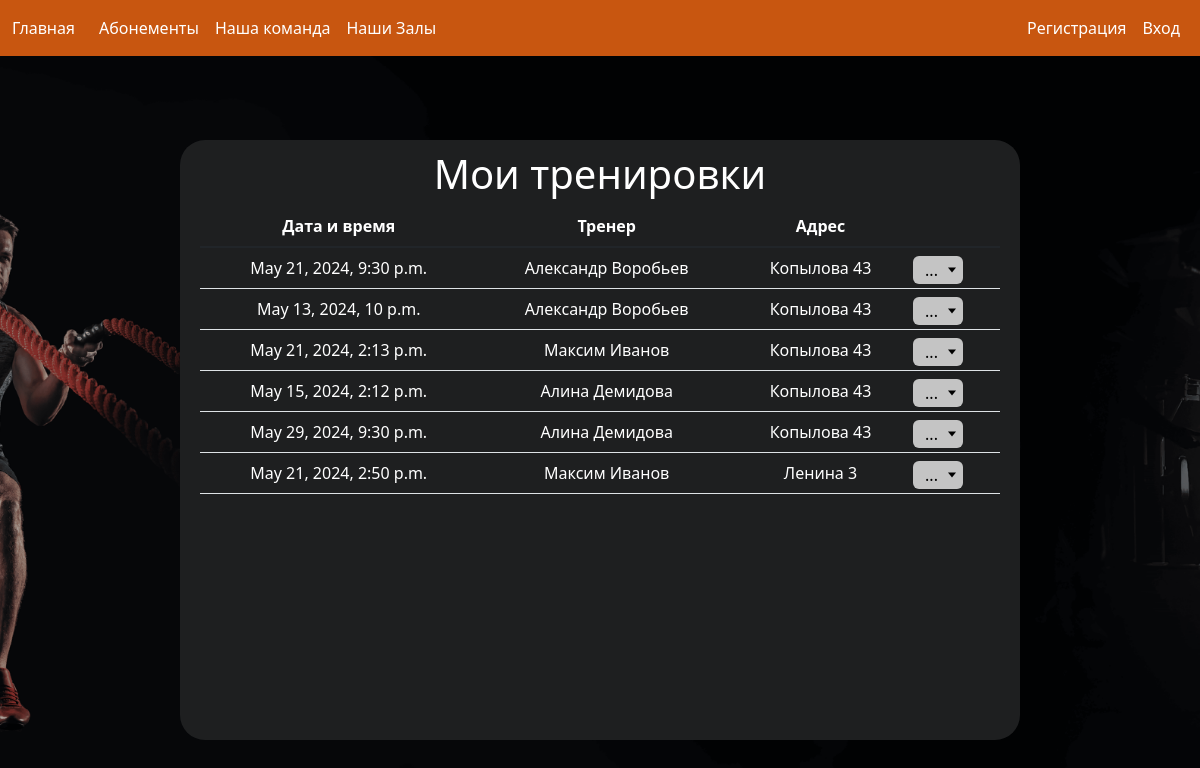
Before: /mypage with the older database file.
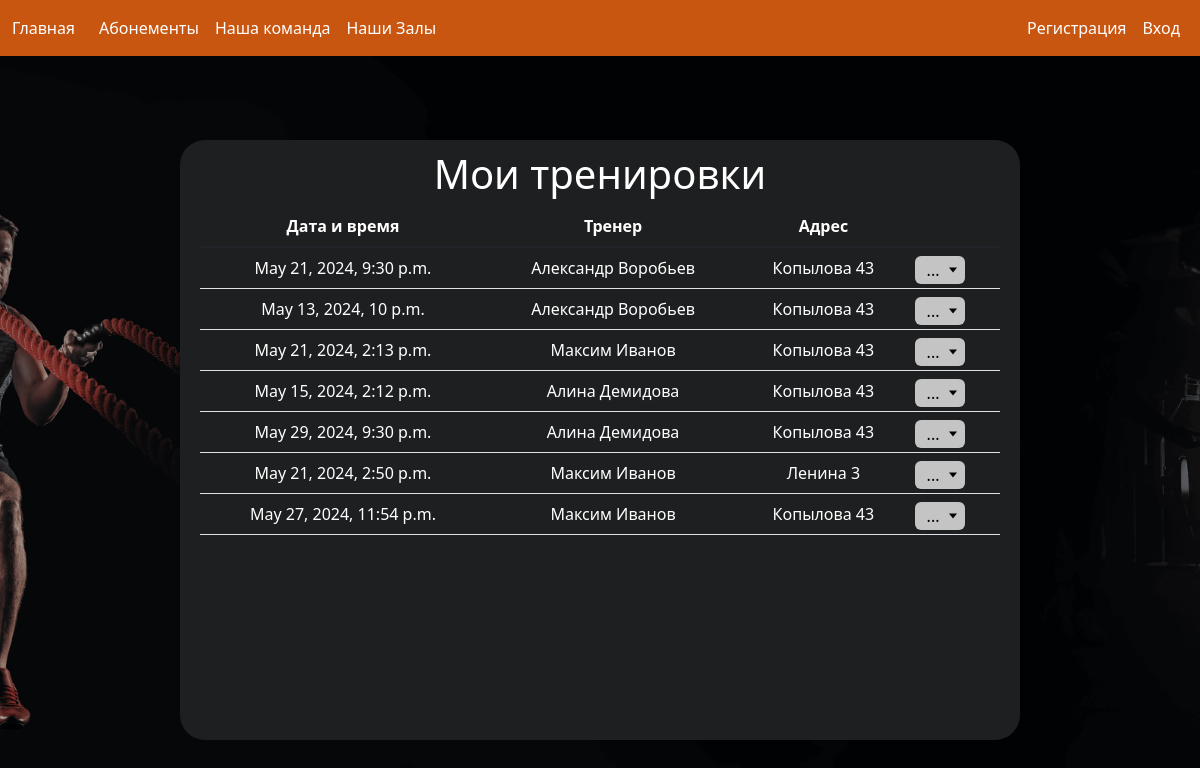
After: the same page with the newer database file.
### jim_main/models.py (models this page shows)
class Trenings(models.Model) :
    trener = models.ForeignKey(Treners, on_delete=models.DO_NOTHING, null=True, verbose_name= 'Тренер')
    user = models.ForeignKey(User, on_delete=models.DO_NOTHING, null=False, verbose_name= 'Юзер')
    hall = models.ForeignKey(Halls, on_delete=models.DO_NOTHING, null=False, verbose_name= 'Зал')
    dt = models.DateTimeField(verbose_name= 'Дата и время')

class Treners(models.Model) :
    def __str__(self) -> str:
        return f"{self.first_name} {self.last_name}"
    first_name = models.CharField(max_length=200, blank=True, null=False,  verbose_name='Имя тренера')
    last_name = models.CharField(max_length=200, blank=True, null=False,  verbose_name='Фамилия тренера')
    phone = models.CharField(max_length=200, blank=True, null=False,  verbose_name='Телефон тренера')
    mail = models.CharField(max_length=200, blank=True, null=False,  verbose_name='Майл тренера')
    photos = models.ImageField(null=True)

class Halls(models.Model) :
    def __str__(self) -> str:
        return f"{self.Adres}"
    title = models.CharField(max_length=120, null=True)
    Adres = models.CharField(max_length=255, null=False)
    area = models.CharField(max_length=120)
    photos = models.ImageField(null=True)

### jim_main/views.py (the view)
# urls.py: path('mypage', (mypage), name='mypage'),
def mypage(request) :
    trenings = Trenings.objects.all()
    return render(request, 'main/mypage.html', {'title': 'Моя страница', 'trenings' : trenings})

### jim_main/templates/main/mypage.html (shortened to what this page needs)
{% extends 'main/base.html' %}
{% load static %}
{% block content %}
<div class="my_page">
    <h1 class="myTrenings">Мои тренировки</h1>
    <div class="table-responsive">
        <table class="table">
            <thead>
                <tr>
                    <th scope="col" style="color: white" ;>Дата и время</th>
                    <th scope="col" style="color: white;">Тренер</th>
                    <th scope="col" style="color: white;">Адрес</th>
                    <th scope="col" style="color: white;"></th>
                </tr>
            </thead>
            <tbody>
                {% for trening in trenings %}
                <tr>
                    <td style="color: white;"> {{ trening.dt }} </td>
                    <td style="color: white;">{{ trening.trener }}</td>
                    <td style="color: white;">{{ trening.hall }}</td>
                    <td>
                        <div class="dropdown">
                            <button class="dropdown_button">...</button>
                        </div>
                    </td>
                </tr>
                {% endfor %}
            </tbody>
        </table>
    </div>
</div>
{% endblock %}

Changed rows visible on the page:
added Trenings: dt "May 27, 2024, 11:54 p.m.", trener "Максим Иванов", hall "Копылова 43"
